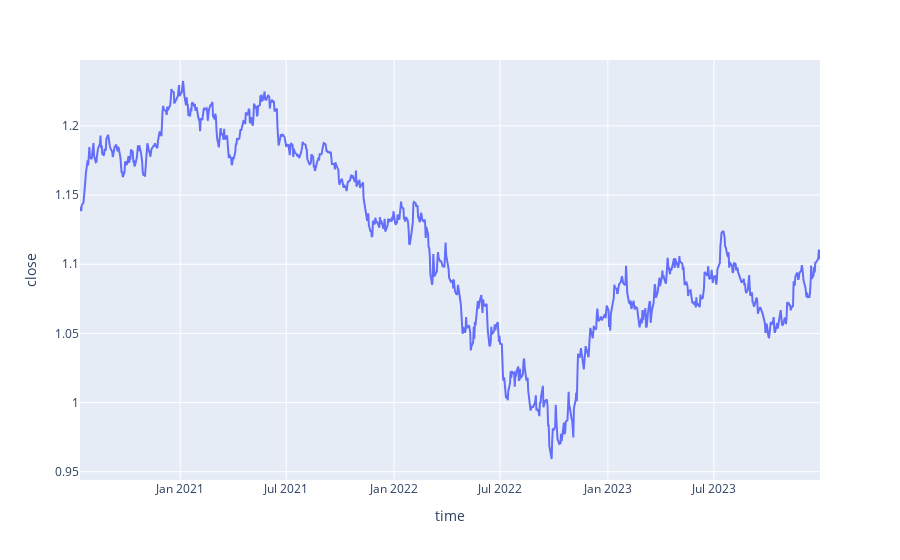

The cell this chart's notebook holds for it:
### Code cell
# Visualize Close Price
px.line(df, x='time', y='close')

### Figure 1 — Plotly figure (JSON) as saved in the notebook; plotly's stock layout.template omitted (floating-point values rounded to 4 significant figures; data arrays with more than 128 entries replaced by an {"elided": "..."} marker saying what was removed)
{"data": [{"hovertemplate": "time=%{x}<br>close=%{y}<extra></extra>", "legendgroup": "", "line": {"color": "#636efa", "dash": "solid"}, "marker": {"symbol": "circle"}, "mode": "lines", "name": "", "orientation": "v", "showlegend": false, "type": "scatter", "x": {"elided": "901 str values"}, "xaxis": "x", "y": {"elided": "901 float values"}, "yaxis": "y"}], "layout": {"legend": {"tracegroupgap": 0}, "margin": {"t": 60}, "xaxis": {"anchor": "y", "domain": [0, 1], "title": {"text": "time"}}, "yaxis": {"anchor": "x", "domain": [0, 1], "title": {"text": "close"}}}}
